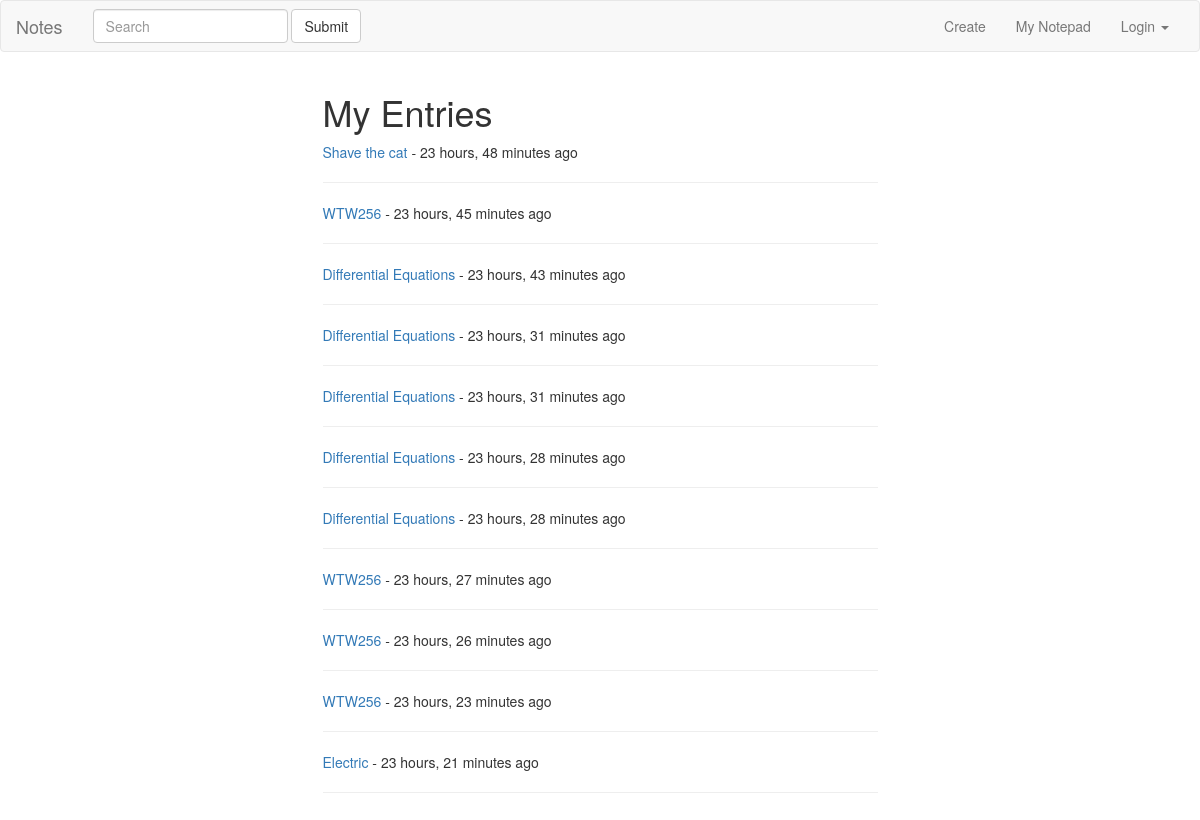
/entries/, run on an earlier commit of the app's database.
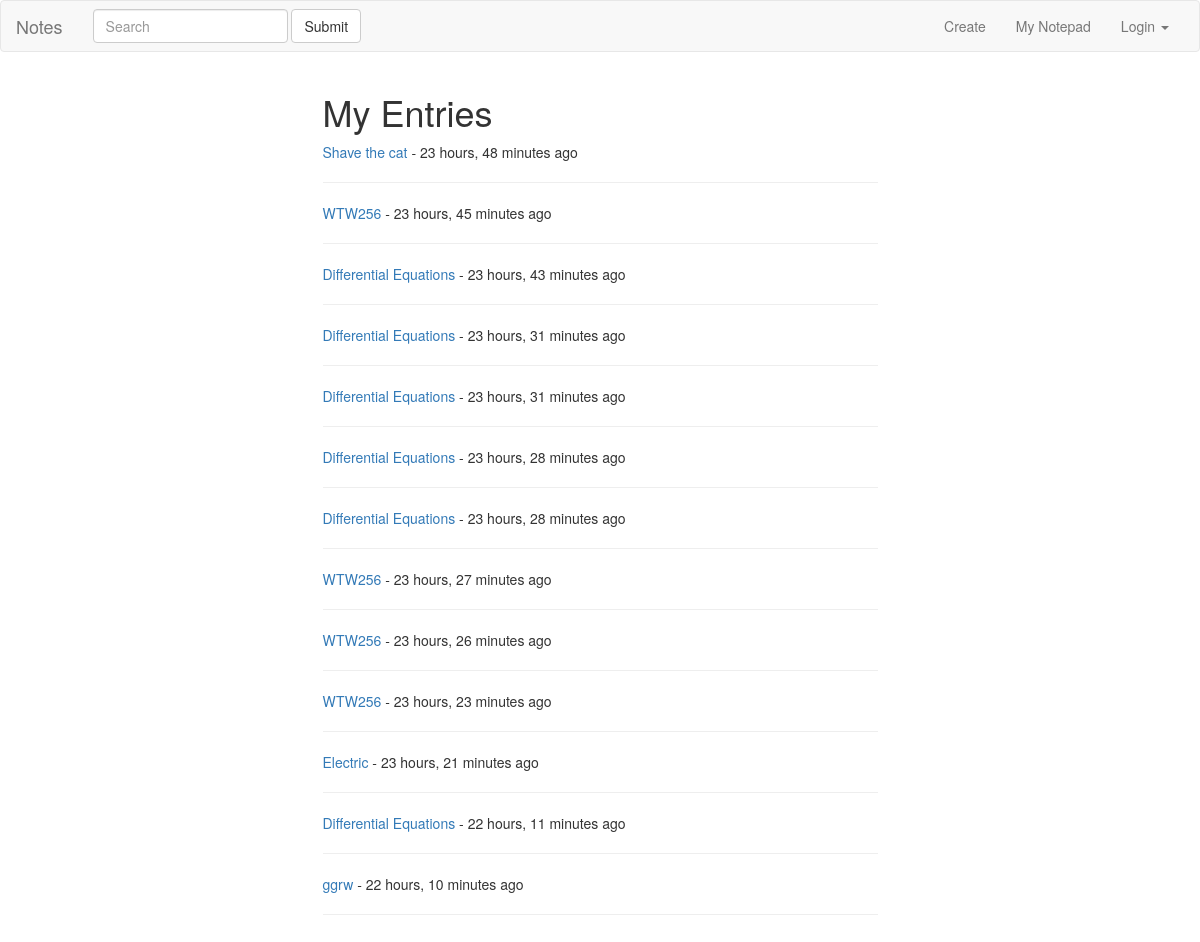
And on a later commit of the database.
### notes/models.py (models this page shows, shortened)
class Entry(models.Model):
	user = models.ForeignKey(settings.AUTH_USER_MODEL)
	title = models.CharField(max_length=120)
	description = models.TextField()
	timestamp = models.DateTimeField(auto_now_add=True) #The moment it's created
	updated = models.DateTimeField(auto_now=True) #The moment its updated
	image = models.ImageField(null=True, blank=True)
	def get_absolute_url(self):
		return "/entries/{0}/".format(self.id)

### notes/views.py (the view)
def entry_list(request):
	entries = Entry.objects.all()
	context = {
		'object_list': entries
	}
	return render(request, "notes/entries.html", context)

### notes/templates/notes/entries.html
{% extends 'base.html' %}
{% block content %}
<div class="container">
	<div class="row">
		<div class="col-sm-offset-3 col-sm-6">
			<h1>My Entries</h1>
			<table class="table">
					{% for object in object_list %}
					<p><a href="{{ object.get_absolute_url }}">{{ object.title }}</a> - {{ object.timestamp|timesince }} ago</p>
					<hr>
					{% endfor %}
			</table>
		</div>
	</div>
</div>
{% endblock content %}

What changed in the data, as far as the page shows it:
added Entry: title "Differential Equations", timestamp "22 hours, 11 minutes"
added Entry: title "ggrw", timestamp "22 hours, 10 minutes"
